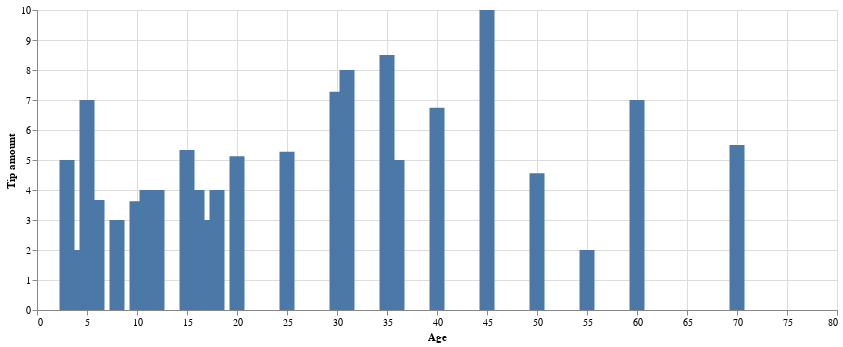

This figure's notebook cell:
### Code cell
# Tip on Age
df = pd.read_csv('Haircut_Tip_Amounts.csv.xls')
df['Tip amount'] = df['Tip amount'].replace({
    '3,5': 4,
    '4,5': 5
})


df['Tip amount']=df['Tip amount'].astype(int)
df = df.groupby('Age', as_index=False)[['Tip amount']].mean()

alt.Chart(df).mark_bar(size=15).encode(
    x='Age',
    y='Tip amount',
    tooltip=['Tip amount','Age']).properties(width=800)

### Figure 1 — Vega-Lite specification as saved in the notebook (floating-point values rounded to 4 significant figures)
{"config": {"view": {"continuousWidth": 400, "continuousHeight": 300}}, "data": {"name": "data-4fb7eda593d5f6b9e53a15bc2b037b43"}, "mark": {"type": "bar", "size": 15}, "encoding": {"tooltip": [{"field": "Tip amount", "type": "quantitative"}, {"field": "Age", "type": "quantitative"}], "x": {"field": "Age", "type": "quantitative"}, "y": {"field": "Tip amount", "type": "quantitative"}}, "width": 800, "$schema": "https://vega.github.io/schema/vega-lite/v4.17.0.json", "datasets": {"data-4fb7eda593d5f6b9e53a15bc2b037b43": [{"Age": 3, "Tip amount": 5.0}, {"Age": 4, "Tip amount": 2.0}, {"Age": 5, "Tip amount": 7.0}, {"Age": 6, "Tip amount": 3.667}, {"Age": 8, "Tip amount": 3.0}, {"Age": 10, "Tip amount": 3.625}, {"Age": 11, "Tip amount": 4.0}, {"Age": 12, "Tip amount": 4.0}, {"Age": 15, "Tip amount": 5.333}, {"Age": 16, "Tip amount": 4.0}, {"Age": 17, "Tip amount": 3.0}, {"Age": 18, "Tip amount": 4.0}, {"Age": 20, "Tip amount": 5.125}, {"Age": 25, "Tip amount": 5.278}, {"Age": 30, "Tip amount": 7.271}, {"Age": 31, "Tip amount": 8.0}, {"Age": 35, "Tip amount": 8.5}, {"Age": 36, "Tip amount": 5.0}, {"Age": 40, "Tip amount": 6.738}, {"Age": 45, "Tip amount": 10.0}, {"Age": 50, "Tip amount": 4.556}, {"Age": 55, "Tip amount": 2.0}, {"Age": 60, "Tip amount": 7.0}, {"Age": 70, "Tip amount": 5.5}]}}
